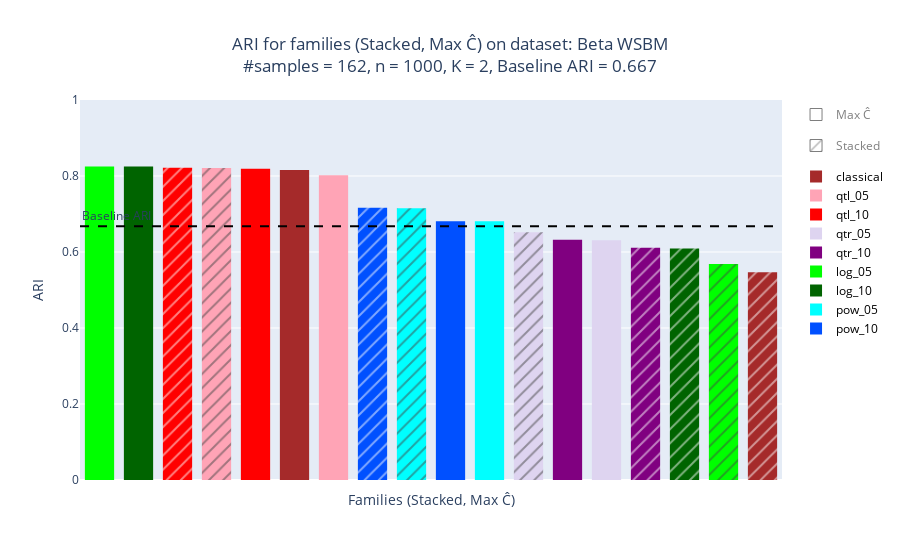
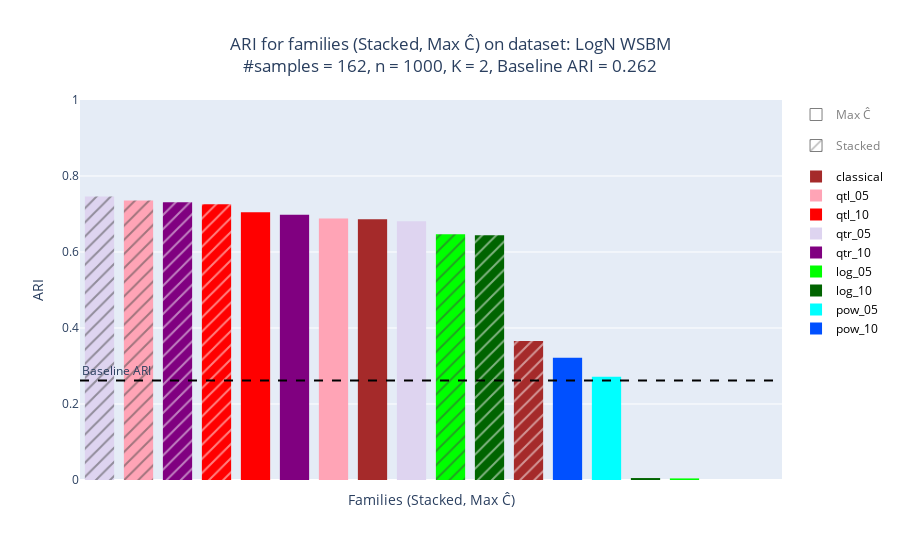

The notebook cell saved with these charts, in order:
### Markdown cell above
#### Families ARI bar charts v2

### Code cell
for name, d in df_dict_synthetic.items():
	plot_bars_families_v2(name, d['df_families'], d['metadata'])

### Figure 1 — Plotly figure (JSON) as saved in the notebook; plotly's stock layout.template omitted (floating-point values rounded to 4 significant figures)
{"data": [{"hovertemplate": "<b>%{x}</b><br>ARI: %{y:.3f}<extra></extra>", "marker": {"color": ["rgba(0,255,0,1.0)", "rgba(0,100,0,1.0)", "rgba(255,0,0,1.0)", "brown", "rgba(255,164,182,1.0)", "rgba(0,80,255,1.0)", "rgba(0,255,255,1.0)", "rgba(128,0,128,1.0)", "rgba(222,212,240,1.0)"], "line": {"width": 0}}, "name": "Max Ĉ", "showlegend": false, "type": "bar", "x": ["log_05 — Max Ĉ", "log_10 — Max Ĉ", "qtl_10 — Max Ĉ", "classical — Max Ĉ", "qtl_05 — Max Ĉ", "pow_10 — Max Ĉ", "pow_05 — Max Ĉ", "qtr_10 — Max Ĉ", "qtr_05 — Max Ĉ"], "y": [0.8252, 0.825, 0.8193, 0.8158, 0.8017, 0.6812, 0.6807, 0.6322, 0.6311]}, {"hovertemplate": "<b>%{x}</b><br>ARI: %{y:.3f}<extra></extra>", "marker": {"color": ["rgba(255,0,0,1.0)", "rgba(255,164,182,1.0)", "rgba(0,80,255,1.0)", "rgba(0,255,255,1.0)", "rgba(222,212,240,1.0)", "rgba(128,0,128,1.0)", "rgba(0,100,0,1.0)", "rgba(0,255,0,1.0)", "brown"], "line": {"width": 0}, "pattern": {"shape": "/"}}, "name": "Stacked", "showlegend": false, "type": "bar", "x": ["qtl_10 — Stacked", "qtl_05 — Stacked", "pow_10 — Stacked", "pow_05 — Stacked", "qtr_05 — Stacked", "qtr_10 — Stacked", "log_10 — Stacked", "log_05 — Stacked", "classical — Stacked"], "y": [0.8219, 0.8213, 0.7162, 0.7148, 0.6518, 0.6114, 0.6095, 0.5681, 0.5465]}, {"hoverinfo": "skip", "legendrank": 1, "marker": {"color": "white", "line": {"color": "black", "width": 1}}, "name": "Max Ĉ", "type": "bar", "visible": "legendonly", "x": ["log_05 — Max Ĉ"], "y": [0]}, {"hoverinfo": "skip", "legendrank": 2, "marker": {"color": "white", "line": {"color": "black", "width": 1}, "pattern": {"bgcolor": "white", "fgcolor": "black", "shape": "/"}}, "name": "Stacked", "type": "bar", "visible": "legendonly", "x": ["log_05 — Max Ĉ"], "y": [0]}, {"legendgroup": "families", "marker": {"color": "brown", "size": 12, "symbol": "square"}, "mode": "markers", "name": "classical", "showlegend": true, "type": "scatter", "x": [null], "y": [null]}, {"legendgroup": "families", "marker": {"color": "rgba(255,164,182,1.0)", "size": 12, "symbol": "square"}, "mode": "markers", "name": "qtl_05", "showlegend": true, "type": "scatter", "x": [null], "y": [null]}, {"legendgroup": "families", "marker": {"color": "rgba(255,0,0,1.0)", "size": 12, "symbol": "square"}, "mode": "markers", "name": "qtl_10", "showlegend": true, "type": "scatter", "x": [null], "y": [null]}, {"legendgroup": "families", "marker": {"color": "rgba(222,212,240,1.0)", "size": 12, "symbol": "square"}, "mode": "markers", "name": "qtr_05", "showlegend": true, "type": "scatter", "x": [null], "y": [null]}, {"legendgroup": "families", "marker": {"color": "rgba(128,0,128,1.0)", "size": 12, "symbol": "square"}, "mode": "markers", "name": "qtr_10", "showlegend": true, "type": "scatter", "x": [null], "y": [null]}, {"legendgroup": "families", "marker": {"color": "rgba(0,255,0,1.0)", "size": 12, "symbol": "square"}, "mode": "markers", "name": "log_05", "showlegend": true, "type": "scatter", "x": [null], "y": [null]}, {"legendgroup": "families", "marker": {"color": "rgba(0,100,0,1.0)", "size": 12, "symbol": "square"}, "mode": "markers", "name": "log_10", "showlegend": true, "type": "scatter", "x": [null], "y": [null]}, {"legendgroup": "families", "marker": {"color": "rgba(0,255,255,1.0)", "size": 12, "symbol": "square"}, "mode": "markers", "name": "pow_05", "showlegend": true, "type": "scatter", "x": [null], "y": [null]}, {"legendgroup": "families", "marker": {"color": "rgba(0,80,255,1.0)", "size": 12, "symbol": "square"}, "mode": "markers", "name": "pow_10", "showlegend": true, "type": "scatter", "x": [null], "y": [null]}], "layout": {"annotations": [{"showarrow": false, "text": "Baseline ARI", "x": 0, "xanchor": "left", "xref": "x domain", "y": 0.6675, "yanchor": "bottom", "yref": "y"}], "bargap": 0.25, "barmode": "group", "legend": {"font": {"color": "black", "size": 12}, "tracegroupgap": 12}, "shapes": [{"line": {"color": "black", "dash": "dash"}, "type": "line", "x0": 0, "x1": 1, "xref": "x domain", "y0": 0.6675, "y1": 0.6675, "yref": "y"}], "showlegend": true, "title": {"text": "ARI for families (Stacked, Max Ĉ) on dataset: Beta WSBM<br>#samples = 162, n = 1000, K = 2, Baseline ARI = 0.667", "x": 0.5}, "xaxis": {"categoryarray": ["log_05 — Max Ĉ", "log_10 — Max Ĉ", "qtl_10 — Stacked", "qtl_05 — Stacked", "qtl_10 — Max Ĉ", "classical — Max Ĉ", "qtl_05 — Max Ĉ", "pow_10 — Stacked", "pow_05 — Stacked", "pow_10 — Max Ĉ", "pow_05 — Max Ĉ", "qtr_05 — Stacked", "qtr_10 — Max Ĉ", "qtr_05 — Max Ĉ", "qtr_10 — Stacked", "log_10 — Stacked", "log_05 — Stacked", "classical — Stacked"], "categoryorder": "array", "showticklabels": false, "ticks": "", "title": {"text": "Families (Stacked, Max Ĉ)"}}, "yaxis": {"range": [0, 1], "title": {"text": "ARI"}}}}

### Figure 2 — Plotly figure (JSON) as saved in the notebook; plotly's stock layout.template omitted (floating-point values rounded to 4 significant figures)
{"data": [{"hovertemplate": "<b>%{x}</b><br>ARI: %{y:.3f}<extra></extra>", "marker": {"color": ["rgba(255,0,0,1.0)", "rgba(128,0,128,1.0)", "rgba(255,164,182,1.0)", "brown", "rgba(222,212,240,1.0)", "rgba(0,80,255,1.0)", "rgba(0,255,255,1.0)", "rgba(0,100,0,1.0)", "rgba(0,255,0,1.0)"], "line": {"width": 0}}, "name": "Max Ĉ", "showlegend": false, "type": "bar", "x": ["qtl_10 — Max Ĉ", "qtr_10 — Max Ĉ", "qtl_05 — Max Ĉ", "classical — Max Ĉ", "qtr_05 — Max Ĉ", "pow_10 — Max Ĉ", "pow_05 — Max Ĉ", "log_10 — Max Ĉ", "log_05 — Max Ĉ"], "y": [0.7049, 0.6982, 0.6881, 0.6863, 0.6811, 0.3218, 0.2716, 0.005128, 0.004186]}, {"hovertemplate": "<b>%{x}</b><br>ARI: %{y:.3f}<extra></extra>", "marker": {"color": ["rgba(222,212,240,1.0)", "rgba(255,164,182,1.0)", "rgba(128,0,128,1.0)", "rgba(255,0,0,1.0)", "rgba(0,255,0,1.0)", "rgba(0,100,0,1.0)", "brown", "rgba(0,255,255,1.0)", "rgba(0,80,255,1.0)"], "line": {"width": 0}, "pattern": {"shape": "/"}}, "name": "Stacked", "showlegend": false, "type": "bar", "x": ["qtr_05 — Stacked", "qtl_05 — Stacked", "qtr_10 — Stacked", "qtl_10 — Stacked", "log_05 — Stacked", "log_10 — Stacked", "classical — Stacked", "pow_05 — Stacked", "pow_10 — Stacked"], "y": [0.7463, 0.7354, 0.7307, 0.7258, 0.6469, 0.6439, 0.366, -0.001017, -0.001017]}, {"hoverinfo": "skip", "legendrank": 1, "marker": {"color": "white", "line": {"color": "black", "width": 1}}, "name": "Max Ĉ", "type": "bar", "visible": "legendonly", "x": ["qtr_05 — Stacked"], "y": [0]}, {"hoverinfo": "skip", "legendrank": 2, "marker": {"color": "white", "line": {"color": "black", "width": 1}, "pattern": {"bgcolor": "white", "fgcolor": "black", "shape": "/"}}, "name": "Stacked", "type": "bar", "visible": "legendonly", "x": ["qtr_05 — Stacked"], "y": [0]}, {"legendgroup": "families", "marker": {"color": "brown", "size": 12, "symbol": "square"}, "mode": "markers", "name": "classical", "showlegend": true, "type": "scatter", "x": [null], "y": [null]}, {"legendgroup": "families", "marker": {"color": "rgba(255,164,182,1.0)", "size": 12, "symbol": "square"}, "mode": "markers", "name": "qtl_05", "showlegend": true, "type": "scatter", "x": [null], "y": [null]}, {"legendgroup": "families", "marker": {"color": "rgba(255,0,0,1.0)", "size": 12, "symbol": "square"}, "mode": "markers", "name": "qtl_10", "showlegend": true, "type": "scatter", "x": [null], "y": [null]}, {"legendgroup": "families", "marker": {"color": "rgba(222,212,240,1.0)", "size": 12, "symbol": "square"}, "mode": "markers", "name": "qtr_05", "showlegend": true, "type": "scatter", "x": [null], "y": [null]}, {"legendgroup": "families", "marker": {"color": "rgba(128,0,128,1.0)", "size": 12, "symbol": "square"}, "mode": "markers", "name": "qtr_10", "showlegend": true, "type": "scatter", "x": [null], "y": [null]}, {"legendgroup": "families", "marker": {"color": "rgba(0,255,0,1.0)", "size": 12, "symbol": "square"}, "mode": "markers", "name": "log_05", "showlegend": true, "type": "scatter", "x": [null], "y": [null]}, {"legendgroup": "families", "marker": {"color": "rgba(0,100,0,1.0)", "size": 12, "symbol": "square"}, "mode": "markers", "name": "log_10", "showlegend": true, "type": "scatter", "x": [null], "y": [null]}, {"legendgroup": "families", "marker": {"color": "rgba(0,255,255,1.0)", "size": 12, "symbol": "square"}, "mode": "markers", "name": "pow_05", "showlegend": true, "type": "scatter", "x": [null], "y": [null]}, {"legendgroup": "families", "marker": {"color": "rgba(0,80,255,1.0)", "size": 12, "symbol": "square"}, "mode": "markers", "name": "pow_10", "showlegend": true, "type": "scatter", "x": [null], "y": [null]}], "layout": {"annotations": [{"showarrow": false, "text": "Baseline ARI", "x": 0, "xanchor": "left", "xref": "x domain", "y": 0.2616, "yanchor": "bottom", "yref": "y"}], "bargap": 0.25, "barmode": "group", "legend": {"font": {"color": "black", "size": 12}, "tracegroupgap": 12}, "shapes": [{"line": {"color": "black", "dash": "dash"}, "type": "line", "x0": 0, "x1": 1, "xref": "x domain", "y0": 0.2616, "y1": 0.2616, "yref": "y"}], "showlegend": true, "title": {"text": "ARI for families (Stacked, Max Ĉ) on dataset: LogN WSBM<br>#samples = 162, n = 1000, K = 2, Baseline ARI = 0.262", "x": 0.5}, "xaxis": {"categoryarray": ["qtr_05 — Stacked", "qtl_05 — Stacked", "qtr_10 — Stacked", "qtl_10 — Stacked", "qtl_10 — Max Ĉ", "qtr_10 — Max Ĉ", "qtl_05 — Max Ĉ", "classical — Max Ĉ", "qtr_05 — Max Ĉ", "log_05 — Stacked", "log_10 — Stacked", "classical — Stacked", "pow_10 — Max Ĉ", "pow_05 — Max Ĉ", "log_10 — Max Ĉ", "log_05 — Max Ĉ", "pow_05 — Stacked", "pow_10 — Stacked"], "categoryorder": "array", "showticklabels": false, "ticks": "", "title": {"text": "Families (Stacked, Max Ĉ)"}}, "yaxis": {"range": [0, 1], "title": {"text": "ARI"}}}}
